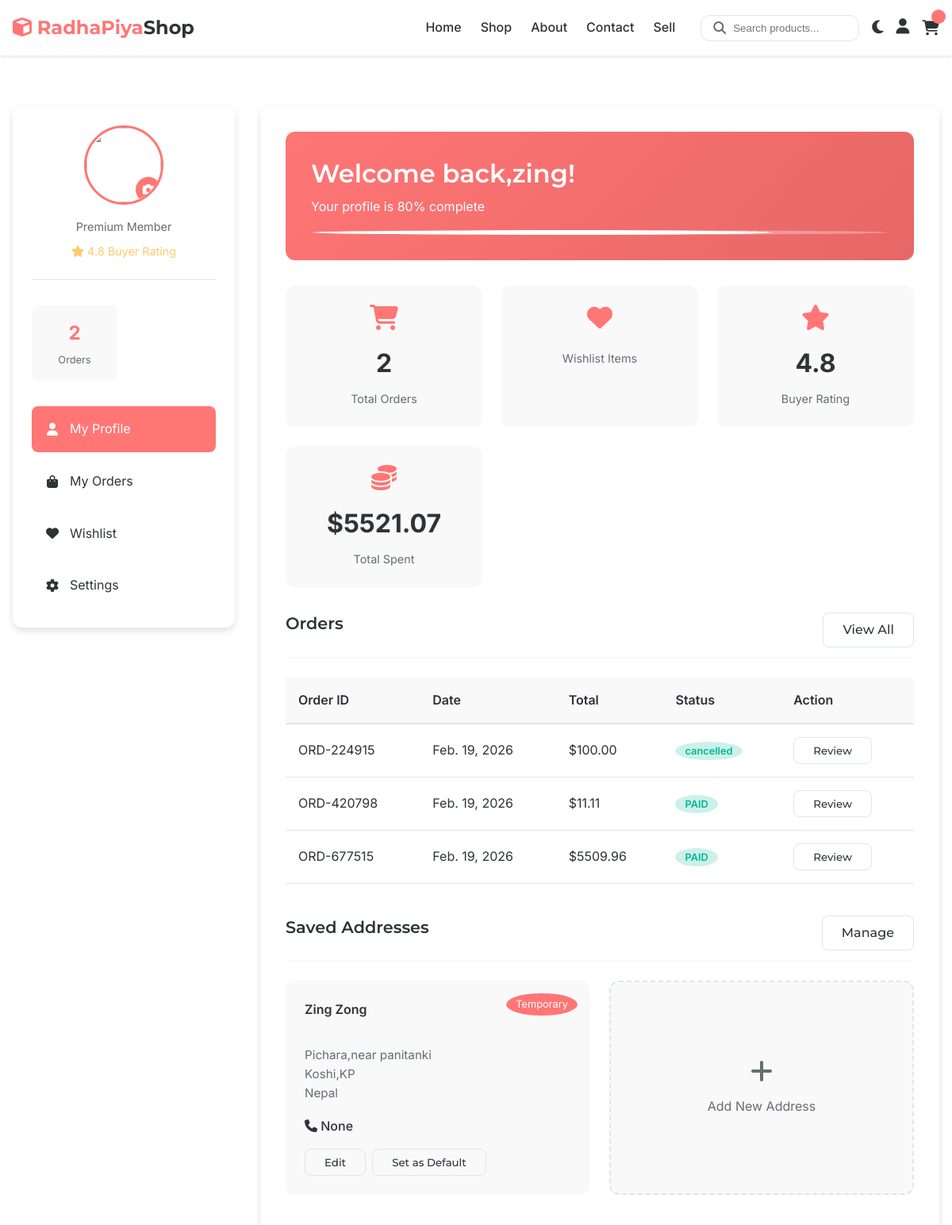
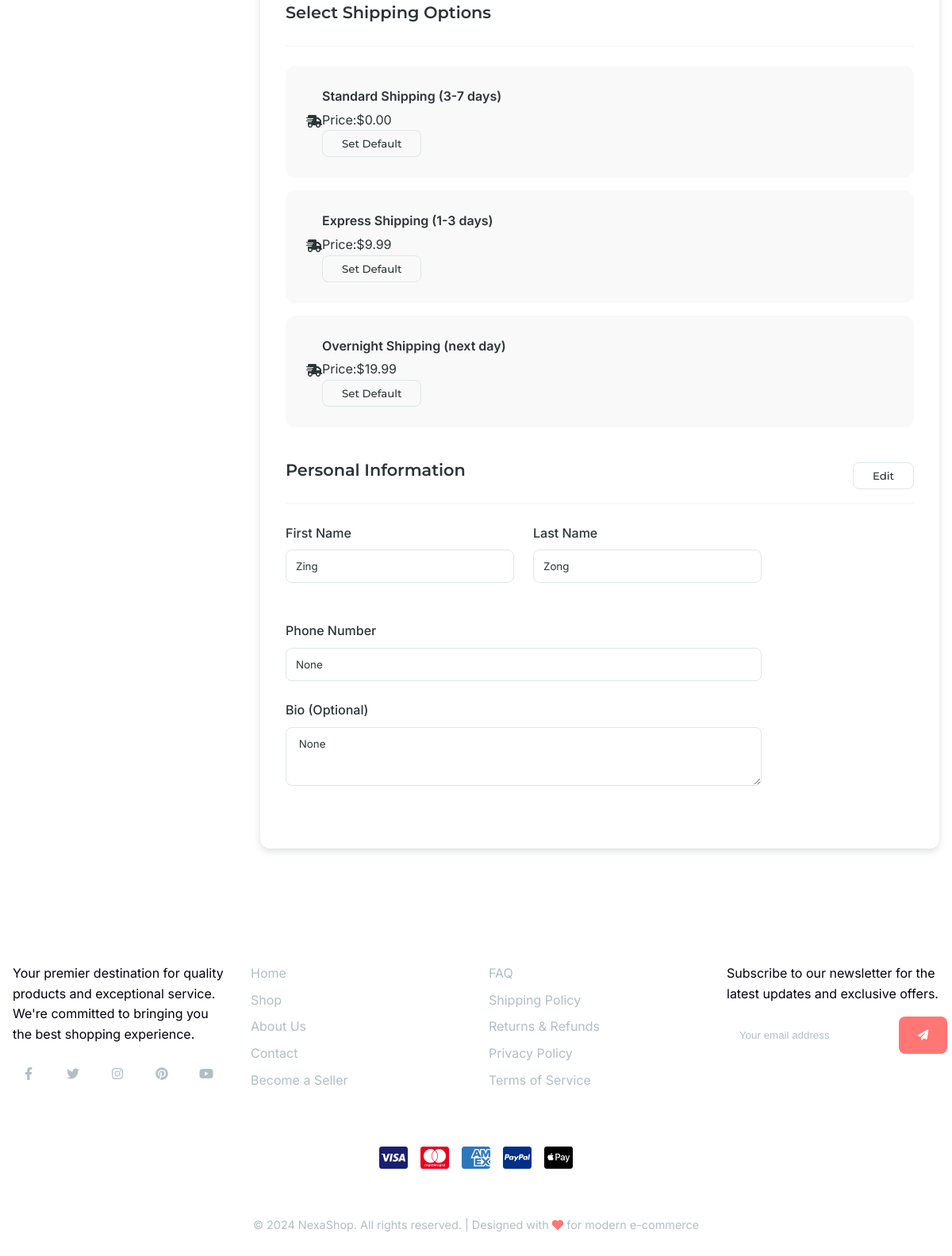
Page /sign/profile/zing (signed in) on the committed database (2 pictures, top to bottom).
### e_auth/models.py (models this page shows, shortened)
class Customer(models.Model):
    profile = models.OneToOneField(Profile, on_delete=models.CASCADE, related_name="customer")
    total_spent = models.DecimalField( default=0.00,max_digits=10, decimal_places=2)
    shipping = models.ForeignKey(ShippingOption,null=True, on_delete=models.CASCADE)
    orders = models.IntegerField(default=0)
    wishlists = models.IntegerField(default=0)
    following_sellers = models.ManyToManyField(Vendor,related_name='following', blank=True)

class Profile(models.Model):
    pid = ShortUUIDField(unique=True,length=10,max_length=20,prefix="pro", alphabet="abcdefghij12345")
    user = models.ForeignKey(User,related_name='profile', on_delete=models.CASCADE)
    bio = models.TextField(blank=True,null=True)
    image = CloudinaryField('profile_image',default="static/css/icon.jpeg",null=True,folder="D_commerce/profile")
    cover_image = CloudinaryField('cover_image',blank=True,null=True,folder="D_commerce/profile/cover")
    is_vendor = models.BooleanField(default=False)
    is_customer = models.BooleanField(default=True)
    created_at = models.DateTimeField( auto_now_add=True)
    phonenumber = models.CharField(max_length=100, null=True)

class Address(models.Model):
    ADDRESS_TYPE = (
        ('home', 'Home'),
        ('office', 'Office'),
        ('temporary', 'Temporary'),
    )
    country = models.CharField(max_length=100, null=True)
    state = models.CharField(max_length=100, null=True)
    city = models.CharField(max_length=100, null=True)
    address = models.CharField(max_length=100)
    landmark = models.CharField(max_length=100, null=True, blank=True)
    address_type = models.CharField(choices=ADDRESS_TYPE,null=True, max_length=50)
    is_default = models.BooleanField(default=False)
    profile = models.ForeignKey(Profile,on_delete=models.CASCADE,null=True,related_name='user_address',)

### main/models.py (models this page shows, shortened)
class Order(models.Model):
    STATUS = (
        ("PENDING", "Pending"),
        ("PAID", "Paid"),
        ("SHIPPED", "Shipped"),
        ("CANCELLED", "Cancelled"),
        ("DELETED", "Deteled"),
    )
    PAYMENT_METHODS = (
        ("COD", "Cash On Delivery"),
        ("KHALTI", "Khalti"),
        ("ESEWA", "eSewa"),
        ("PAYPAL", "paypal"),
    )
    id = models.UUIDField(primary_key=True, default=uuid.uuid4, editable=False)
    user = models.ForeignKey(User, related_name="orders", on_delete=models.SET_NULL, null=True)
    status = models.CharField(max_length=20, choices=STATUS, default="PENDING")
    payment_method = models.CharField(max_length=20, choices=PAYMENT_METHODS, blank=True, null=True)
    payment_id = models.CharField(max_length=500, blank=True, null=True)
    payer_id = models.CharField(max_length=500, blank=True, null=True)
    transaction_id = models.CharField(max_length=150, blank=True, null=True)
    invoice = ShortUUIDField(blank=True,null=True,prefix="INV",max_length=13,length=10)
    slug = models.SlugField(blank=True,null=True)
    shipping_price = models.ForeignKey(
        ShippingOption, null=True, blank=True, on_delete=models.SET_NULL
    )
    address = models.ForeignKey("e_auth.Address", related_name='order_address',null=True, on_delete=models.CASCADE)
    total_amount = models.DecimalField(max_digits=10, decimal_places=2,blank=True,null=True)
    order_num = models.CharField(max_length=10,blank=True,null=True)
    email_sent = models.BooleanField(default=False)
    created_at = models.DateTimeField(auto_now_add=True)
    paid_at = models.DateTimeField(null=True, blank=True)

class ShippingOption(models.Model):
    SHIPPING_TYPES = [
        ('standard', 'Standard Shipping (3-7 days)'),
        ('express', 'Express Shipping (1-3 days)'),
        ('overnight', 'Overnight Shipping (next day)'),
    ]
    shipping_type = models.CharField(max_length=20, choices=SHIPPING_TYPES ,default='standard')
    price = models.DecimalField(max_digits=10, decimal_places=2, default=0.00)

### e_auth/views.py (the view, shortened to what this page needs)
# urls.py: path('profile/<username>',views.user_profie,name='user_profile'),
@login_required(login_url="login")
def user_profie(request,username):
    user = get_object_or_404(User,username=username)
    profile, created = Profile.objects.get_or_create(user=user)
    customer = get_object_or_404(Customer,profile=profile)
    orders = Order.objects.filter(user=request.user).order_by('-created_at')
    shipping = ShippingOption.objects.all()
    address = None
    if Address.objects.filter(profile=profile).exists():
        address = Address.objects.filter(profile=profile)
    context = {
        'customer':customer,
        'orders':orders[:5],
        'shipping_options': shipping,
        "addresses": address,
        "total_orders_count": orders.filter(
            Q(status="PAID")|
            Q(status="Delevired")
        ).count()
    }
    return render(request,'auth/user_profile.html',context)

### templates/auth/user_profile.html (shortened to what this page needs)
{% extends "main/base.html" %}
{% block main %}
    <main class="section">
        <div class="container">
            <div class="user-profile">
                <aside class="profile-sidebar">
                    <div class="profile-header">
                        <div class="profile-avatar">
                            <img src="{{customer.profile.image.url}}" alt="{{coustomer..user.username}}">
                            {% if customer.profile.user == request.user %}
                            <div class="avatar-upload" onclick="uploadAvatar()">
                                <i class="fas fa-camera"></i>
                            </div>
                            {% endif %}
                        </div>
                        <div class="profile-info">
                            <p class="profile-membership">Premium Member</p>
                            <div class="profile-rating">
                                <i class="fas fa-star"></i>
                                <span>4.8 Buyer Rating</span>
                            </div>
                        </div>
                    </div>
                    <div class="profile-stats">
                        <div class="profile-stat">
                            <div class="profile-stat-value"> {{total_orders_count}} </div>
                            <div class="profile-stat-label">Orders</div>
                        </div>
                    </div>
                    <nav class="profile-menu">
                        <a href="{% url "user_profile" customer.profile.user.username %}" class="active">
                            <i class="fas fa-user"></i>
                            <span>My Profile</span>
                        </a>
                        <a href="orders.html">
                            <i class="fas fa-shopping-bag"></i>
                            <span>My Orders</span>
                        </a>
                        <a href="wishlist.html">
                            <i class="fas fa-heart"></i>
                            <span>Wishlist</span>
                        </a>
                        <a href="settings.html">
                            <i class="fas fa-cog"></i>
                            <span>Settings</span>
                        </a>
                    </nav>
                </aside>
                <div class="profile-content">
                    <div class="profile-welcome">
                        <h1>Welcome back,{{customer.profile.user.username}}!</h1>
                        <p>Your profile is 80% complete</p>
                        <div class="completion-bar">
                            <div class="completion-fill"></div>
                        </div>
                    </div>
                    <div class="dashboard-cards">
                        <div class="dashboard-card">
                            <i class="fas fa-shopping-cart"></i>
                            <div class="dashboard-card-value"> {{customer.orders}} </div>
                            <div class="dashboard-card-label">Total Orders</div>
                        </div>
                        <div class="dashboard-card">
                            <i class="fas fa-heart"></i>
                            <div class="dashboard-card-label">Wishlist Items</div>
                        </div>
                        <div class="dashboard-card">
                            <i class="fas fa-star"></i>
                            <div class="dashboard-card-value">4.8</div>
                            <div class="dashboard-card-label">Buyer Rating</div>
                        </div>
                        <div class="dashboard-card">
                            <i class="fas fa-coins"></i>
                            <div class="dashboard-card-value"> ${{customer.total_spent}} </div>
                            <div class="dashboard-card-label">Total Spent</div>
                        </div>
                    </div>
                    {% if customer.profile.user == request.user %}
                    <div class="profile-section">
                        <div class="section-header">
                            <h2>Orders</h2>
                             <a href="{% url "user_orders" %}" class="btn btn-outline">View All</a>
                        </div>
                        <div class="recent-orders">
                            <table class="orders-table">
                                <thead>
                                    <tr>
                                        <th>Order ID</th>
                                        <th>Date</th>
                                        <th>Total</th>
                                        <th>Status</th>
                                        <th>Action</th>
                                    </tr>
                                </thead>
                                <tbody>
                                    {% for order in orders %}
                                    <tr> {% if order.order_num %}
                                        <td> {{order.order_num}} </td>
                                        <td>  {{order.paid_at|date}} </td>
                                        {% else %}
                                        <td> {{order.id}} </td>
                                        <td>  {{order.created_at|date}} </td>
                                        {% endif %}
                                        <td> ${{order.total_amount}} </td>
                                        <td><span class="order-status status-delivered"> {{order.status}} </span></td>
                                        <td><button class="btn btn-outline" onclick="window.location.href='{% url "user_orders" %}'">Review</button></td>
                                    </tr>
                                   {% endfor %}
                                </tbody>
                            </table>
                        </div>
                    </div>
                    <div class="profile-section">
                        <div class="section-header">
                            <h2>Saved Addresses</h2>
                            <a href="" class="btn btn-outline">Manage</a>
                        </div>
                        <div class="address-grid">
                             {% for address in addresses %}
                            <div class="address-card" data-id="{{address.id}}">
                                <span class="address-type {{address.address_type}}"> {{address.get_address_type_display}} </span>
                                <div class="address-name"> {{customer.profile.user.get_full_name}} </div>
                                <div class="address-details">
                                      <br>
                                     {{address.address}} <br>
                                     {{address.state}} <br>
                                    {{address.country}}
                                </div>
                                <div class="address-phone">
                                    <i class="fas fa-phone"></i> {{address.profile.phonenumber}}
                                </div>
                                <div class="address-actions">
                                    <button class="btn btn-outline" onclick="window.location.href='{% url "edit_address" address.id %}'">Edit</button>
                                    {% if not address.is_default %}
                                    <button onclick="updateProfileAddress(this,{{address.id}});" id="btn-{{address.id}}" class="btn btn-outline">Set as Default</button>
                                    {% endif %}
                                </div>
                            </div>
                            {% endfor %}
                            <div class="add-address-card" onclick="window.location.href='{% url "add_address" %}';">
                                <i class="fas fa-plus"></i>
                                <span>Add New Address</span>
                            </div>
                        </div>
                    </div>
                    <div class="profile-section">
                        <div class="section-header">
                            <h2> Select Shipping Options </h2>
                        </div>
                        <div class="payment-methods">
                             {% for option in shipping_options %}
                            <div class="payment-card  {% if customer.shipping == option %} active {% endif %}">
                                   <div> <i class="fas fa-shipping-fast"></i></div>
                                <div class="payment-info">
                                    <div class="payment-name"> {{option.get_shipping_type_display}} </div>
                                    <div>Price:${{option.price}} </div>
                                    <div class="payment-actions">
                                    {% if customer.shipping != option %}
                                        <button class="btn btn-outline" onclick="updateProfileShipping(this,{{option.id}})">Set Default</button>
                                    {% endif %}
                                </div>
                                </div>
                            </div>
                            {% endfor %}
                        </div>
                    </div>
                    <div class="profile-section">
                        <div class="section-header">
                            <h2>Personal Information</h2>
                            <button class="btn btn-outline" id="editProfile">Edit</button>
                        </div>
                        <div class="profile-form">
                                <form id="profileForm" method="POST">
                                    <div class="form-row">
                                        <div class="form-group">
                                            <label>First Name</label>
                                            <input type="text" name="first_name"  required value="{{customer.profile.user.first_name}}" disabled>
                                        </div>
                                        <div class="form-group">
                                            <label>Last Name</label>
                                            <input type="text" name="last_name"   required value="{{customer.profile.user.last_name}}" disabled>
                                        </div>
                                    </div>
                                        <div class="form-group">
                                            <label>Phone Number</label>
                                            <input type="tel" name="phone_number"  required value="{{customer.profile.phonenumber}}" disabled>
                                        </div>
                                    <div class="form-group">
                                        <label>Bio (Optional)</label>
                                        <textarea rows="3" name="bio" disabled> {{customer.profile.bio}} </textarea>
                                    </div>
                                </form>
                            {% endif %}
                        </div>
                    </div>
                </div>
            </div>
        </div>
    </main>
{% endblock main %}

### rows in the picture
Customer: profile.user.username "zing", orders "2", total_spent "5521.07", profile.user.get_full_name "Zing Zong", first_name "Zing", last_name "Zong", phone_number "None", bio "None"
Order: order_num "ORD-224915", paid_at "Feb. 19, 2026", total_amount "100.00", status "cancelled"
Order: order_num "ORD-420798", paid_at "Feb. 19, 2026", total_amount "11.11", status "PAID"
Order: order_num "ORD-677515", paid_at "Feb. 19, 2026", total_amount "5509.96", status "PAID"
Address: address_type "Temporary", address "Pichara,near panitanki", state "Koshi,KP", country "Nepal", profile.phonenumber "None"
ShippingOption: shipping_type "Standard Shipping (3-7 days)", price "0.00"
ShippingOption: shipping_type "Express Shipping (1-3 days)", price "9.99"
ShippingOption: shipping_type "Overnight Shipping (next day)", price "19.99"

### other values in the picture
{{ total_orders_count }} "2"
